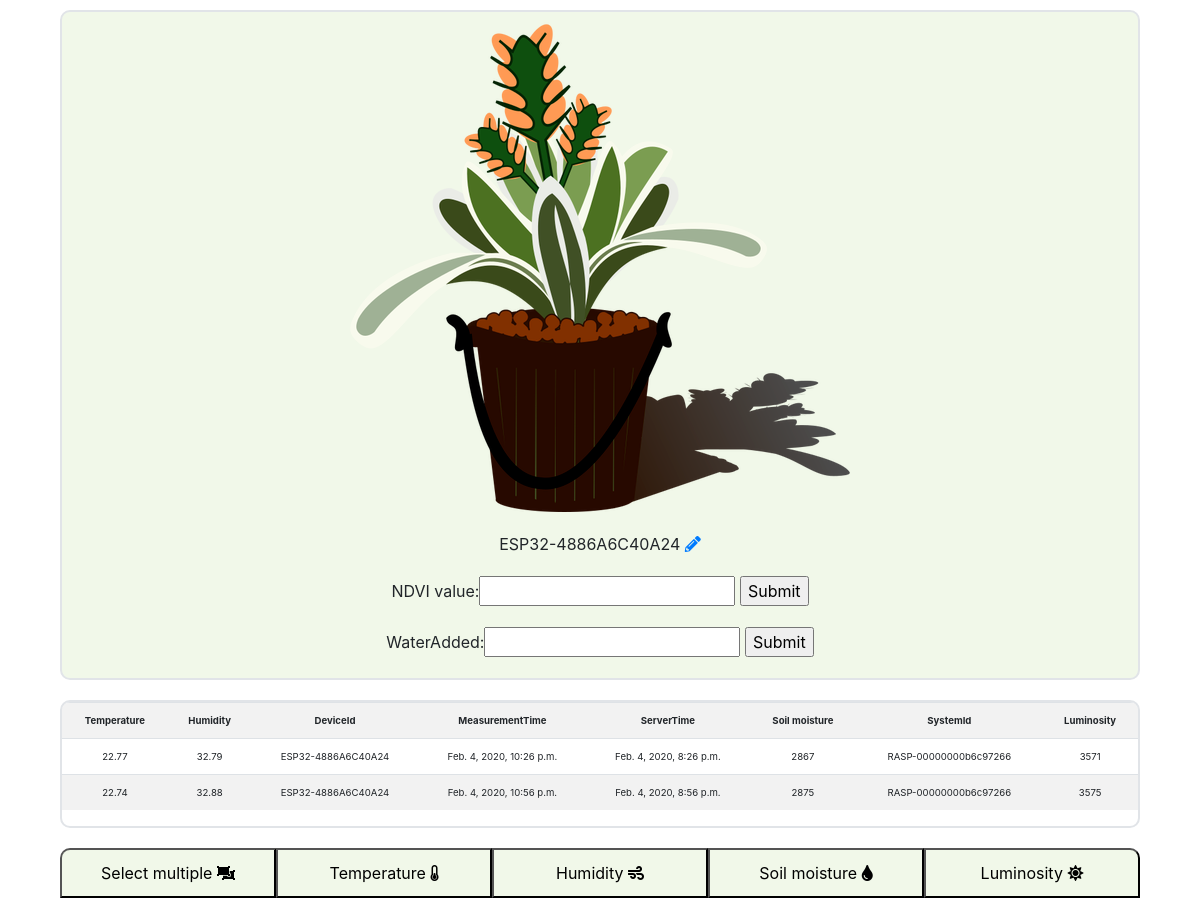
/myplants/15 (signed in), run on the app's committed database.
### polls/models.py (models this page shows)
class Plants(models.Model):
  user = models.ForeignKey(custom_user,on_delete=models.CASCADE)
  nickname = models.CharField(max_length=20, blank=True)
  deviceid = models.CharField(max_length=20)
  plant_pic = models.ImageField(upload_to='plant_pics', blank=True)

class PlantData(models.Model):
  DeviceId = models.CharField(max_length = 20, default='')
  SystemId = models.CharField(max_length = 20, default='')
  MeasurementTime = models.DateTimeField(default=datetime.now)
  ServerTime = models.DateTimeField(default=datetime.now)
  Temperature = models.FloatField(default=0)
  Humidity = models.FloatField(default=0)
  SoilMoisture = models.IntegerField(default=0)
  Luminosity = models.IntegerField(default=0)

### polls/views.py (the view)
# urls.py: path('myplants/<id>', display, name='display'),
def display(request, id):
    time_threshold = datetime.now() - timedelta(hours=24)
    plantinfo = Plants.objects.filter(user=request.user).get(id=id)
    datas = PlantData.objects.filter(DeviceId=plantinfo.deviceid).filter(ServerTime__gt=time_threshold)
    plantinfo = Plants.objects.filter(user=request.user).get(id=id)
    dates = []
    for plant in datas:
        dates.append(str(plant.ServerTime))
    if request.method == 'POST':
        if request.POST.get('NDVI_value'):
            ndviform = NDVIForm(request.POST)
            if ndviform.is_valid():
                ndviform.instance.Plant = plantinfo
                ndviform.save()
                waterform = WaterForm()
        else:
            waterform = WaterForm(request.POST)
            if waterform.is_valid():
                waterform.instance.Plant = plantinfo
                waterform.save()
                ndviform = NDVIForm()
    else:
        ndviform = NDVIForm()
        waterform = WaterForm()
    return render(request, 'planttemplate.html', {'plantinfo': plantinfo, 'id': id, 'plantdatas': datas, 'ndviform': ndviform, 'waterform': waterform, 'dates': dates})

### polls/forms.py
class NDVIForm(forms.ModelForm):
    class Meta:
        model = NDVIMeasurement
        fields = ('NDVI_value',)

class WaterForm(forms.ModelForm):
    class Meta:
        model = Water
        fields = ('WaterAdded',)

### polls/templates/planttemplate.html (shortened to what this page needs)
{% load static %}
{% load extras %}
{% load fontawesome_5 %}
{% fontawesome_5_static %}
<html>
<link rel="stylesheet" href="https://stackpath.bootstrapcdn.com/bootstrap/4.3.1/css/bootstrap.min.css">
<link rel="stylesheet" type="text/css" href="{% static 'css/planttemplate.css' %}">
<head><title>Home Page</title></head>
<body>
<div class="maincontainer">
<div class="imagecontainer">
  <img src="/static/images/plant.png" class="img"/>
  <span class="caption">{{ plantinfo.nickname }}<a href="/myplants/{{ plantinfo.id }}/update" class="link"> {% fa5_icon 'pencil-alt' 'fas' %}</a></span>
<form method="post">
    {{ ndviform }}
    <input type="submit" value="Submit">
</form>
<form method="post">
  {{ waterform }}
  <input type="submit" value="Submit">
</form>
</div>
<div class="tablecontainer">
<table class="table table-striped">
<tr>
  <th>Temperature</th>
  <th>Humidity</th>
  <th>DeviceId</th>
  <th>MeasurementTime</th>
  <th>ServerTime</th>
  <th>Soil moisture</th>
  <th>SystemId</th>
  <th>Luminosity</th>
</tr>
{% for datarow in plantdatas %}
<tr>
  <td>{{ datarow.Temperature }}</td>
  <td>{{ datarow.Humidity }}</td>
  <td>{{ datarow.DeviceId }}</td>
  <td>{{ datarow.MeasurementTime }}</td>
  <td>{{ datarow.ServerTime }}</td>
  <td>{{ datarow.SoilMoisture }}</td>
  <td>{{ datarow.SystemId }}</td>
  <td>{{ datarow.Luminosity }}</td>
</tr>
{% endfor %}
</table>
</div>
</div>
<div id="chart_container">
<div id="chart_selection_div">
  <li id="chart_selection_list">
    <Button id="multiselect_button" onClick="multiSelectSwitch()">Select multiple {% fa5_icon 'object-ungroup' 'fas' %}</Button>
    <Button id="temperature_button" onClick="selectChart('temperature_div')">Temperature {% fa5_icon 'thermometer-quarter' 'fas' %}</Button>
    <Button id="humidity_button" onClick="selectChart('humidity_div')">Humidity {% fa5_icon 'wind' 'fas' %}</Button>
    <Button id="soilmoisture_button" onClick="selectChart('soilmoisture_div')">Soil moisture {% fa5_icon 'tint' 'fas' %}</Button>
    <Button id="luminosity_button" onClick="selectChart('luminosity_div')">Luminosity {% fa5_icon 'sun' 'fas' %}</Button>
  </li>
</div>
</div>
</body>
</html>

### polls/static/css/planttemplate.css (style rules this page uses)
html { background: url(/static/images/background1.jpg) no-repeat center center fixed; background-size: cover; overflow-y: scroll; }
body { margin-right: 50px; margin-left: 50px; background: transparent; }
.tablecontainer { overflow:hidden; overflow-y: scroll; overflow-x: scroll; height: 602px; }
.maincontainer { background: transparent; display: flex; flex-direction: row; flex-wrap: row; width: 100%; margin-left: 0px !important; margin-right: 0px !important; justify-content: center; }
.imagecontainer { flex-basis: 25%; flex: 1; text-align: center; background-color: #f1f8e9; border-radius: 10px; margin: 10px; border: 2px solid #e1e4e8 !important; }
table, th, td, h1 { text-align: center; }
.tablecontainer { display: flex; flex-basis: 75%; flex: 2; background-color: white; border-radius: 10px; margin: 10px; border: 2px solid #e1e4e8 !important; font-size: 0.8vw !important; }
.tablecontainer table { font-size: 0.8vw !important; }
.caption { display: block; text-align: center; padding-top: 20px; padding-bottom: 20px; }
#chart_selection_div { display: flex; flex-direction: row; margin-left: 10px; margin-right: 10px; }
#chart_selection_div li { text-align: center; list-style-type: none; flex: 1; display: flex; }
#multiselect_button { border-radius: 10px 0 0 0; }
#luminosity_button { border-radius: 0 10px 0 0; }
#chart_selection_div li Button { margin-top: 10px; flex: 1; padding: 0px !important; min-height: 50px; background-color: #f1f8e9; }
@media screen and (min-width: 800px) { .imagecontainer { flex: 1 } }
@media screen and (min-width: 800px) { .tablecontainer { flex: 3 } }
@media screen and (max-width: 1605px) { .maincontainer { flex-direction: column; } }

### data on the page
Plants: nickname "ESP32-4886A6C40A24"
PlantData: Temperature "22.77", Humidity "32.79", DeviceId "ESP32-4886A6C40A24", MeasurementTime "Feb. 4, 2020, 10:26 p.m.", ServerTime "Feb. 4, 2020, 8:26 p.m.", SoilMoisture "2867", SystemId "RASP-00000000b6c97266", Luminosity "3571"
PlantData: Temperature "22.74", Humidity "32.88", DeviceId "ESP32-4886A6C40A24", MeasurementTime "Feb. 4, 2020, 10:56 p.m.", ServerTime "Feb. 4, 2020, 8:56 p.m.", SoilMoisture "2875", SystemId "RASP-00000000b6c97266", Luminosity "3575"
